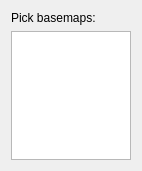
<?xml version="1.0" encoding="UTF-8"?>
<ui version="4.0">
 <class>Dialog</class>
 <widget class="QDialog" name="Dialog">
  <property name="geometry">
   <rect>
    <x>0</x>
    <y>0</y>
    <width>142</width>
    <height>171</height>
   </rect>
  </property>
  <property name="windowTitle">
   <string>Dialog</string>
  </property>
  <layout class="QVBoxLayout" name="verticalLayout">
   <item>
    <widget class="QLabel" name="label">
     <property name="text">
      <string>Pick basemaps:</string>
     </property>
     <property name="buddy">
      <cstring>label</cstring>
     </property>
    </widget>
   </item>
   <item>
    <widget class="QListWidget" name="listWidget"/>
   </item>
  </layout>
 </widget>
 <resources/>
 <connections/>
</ui>
